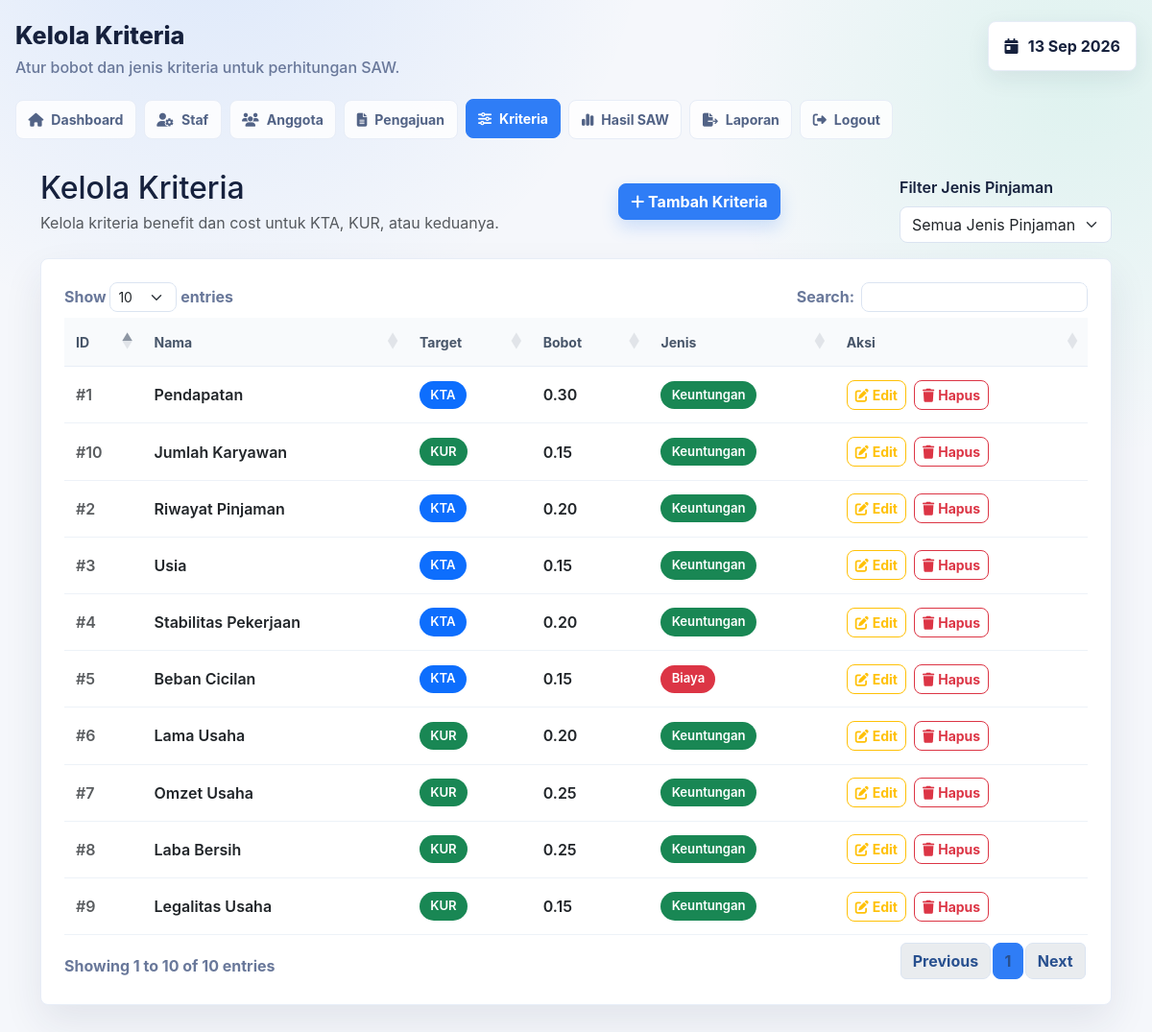
Screenshot of /admin/criteria.php (signed in) with the database file from the repository.
### tables this page shows
CREATE TABLE kriteria (
    id INT UNSIGNED NOT NULL AUTO_INCREMENT,
    nama VARCHAR(100) NOT NULL,
    bobot DECIMAL(5,2) NOT NULL,
    jenis ENUM('benefit', 'cost') NOT NULL,
    jenis_kredit ENUM('KTA', 'KUR', 'BOTH') NOT NULL DEFAULT 'BOTH',
    created_at TIMESTAMP NOT NULL DEFAULT CURRENT_TIMESTAMP,
    PRIMARY KEY (id),
    KEY idx_kriteria_jenis_kredit (jenis_kredit)
);

### admin/criteria.php (the view, shortened to what this page needs)
<?php
require_once 'ui.php';
$conn = getDBConnection();
$result = $conn->query('SELECT * FROM kriteria ORDER BY jenis_kredit, id');
$criteria = $result->fetch_all(MYSQLI_ASSOC);
function criterionKindLabel(string $jenis): string
{
    return $jenis === 'benefit' ? 'Keuntungan' : 'Biaya';
}
function criterionKindClass(string $jenis): string
{
    return $jenis === 'benefit' ? 'success' : 'danger';
}
function criterionTargetClass(string $target): string
{
    return match ($target) {
        'KTA' => 'primary',
        'KUR' => 'success',
        default => 'secondary',
    };
}
?>
<!DOCTYPE html>
<html lang="id">
<head>
    <link href="https://cdn.jsdelivr.net/npm/bootstrap@5.3.0/dist/css/bootstrap.min.css" rel="stylesheet">
    <link rel="stylesheet" href="https://cdnjs.cloudflare.com/ajax/libs/font-awesome/6.4.0/css/all.min.css">
    <link rel="stylesheet" href="https://cdn.datatables.net/1.13.4/css/dataTables.bootstrap5.min.css">
</head>
<body>
    <?php echo renderAdminHeader('criteria', 'Kelola Kriteria', 'Atur bobot dan jenis kriteria untuk perhitungan SAW.'); ?>
    <div class="container admin-shell">
        <div class="d-flex justify-content-between align-items-center mb-3 criteria-page-header">
            <div>
                <h2 class="mb-1">Kelola Kriteria</h2>
                <p class="text-muted mb-0">Kelola kriteria benefit dan cost untuk KTA, KUR, atau keduanya.</p>
            </div>
            <button class="btn btn-primary" data-bs-toggle="modal" data-bs-target="#addCriteriaModal">
                <i class="fas fa-plus"></i> Tambah Kriteria
            </button>
            <div class="mt-3">
                <label for="filterJenisKredit" class="form-label fw-semibold">
                    Filter Jenis Pinjaman
                </label>
                <select id="filterJenisKredit" class="form-select" style="max-width: 250px;">
                    <option value="">Semua Jenis Pinjaman</option>
                </select>
            </div>
        </div>
        <div class="card criteria-card">
            <div class="card-body">
                <div class="table-responsive">
                    <table id="criteriaTable" class="table table-hover align-middle mb-0 criteria-table">
                        <thead>
                            <tr>
                                <th>ID</th>
                                <th>Nama</th>
                                <th>Target</th>
                                <th>Bobot</th>
                                <th>Jenis</th>
                                <th>Aksi</th>
                            </tr>
                        </thead>
                        <tbody>
                            <?php foreach ($criteria as $c): ?>
                            <tr>
                                <td class="text-muted">#<?php echo (int) $c['id']; ?></td>
                                <td class="fw-semibold"><?php echo htmlspecialchars($c['nama']); ?></td>
                                <td>
                                    <span class="criteria-pill text-bg-<?php echo criterionTargetClass((string) $c['jenis_kredit']); ?>">
                                        <?php echo htmlspecialchars((string) $c['jenis_kredit']); ?>
                                    </span>
                                </td>
                                <td><?php echo number_format((float) $c['bobot'], 2); ?></td>
                                <td>
                                    <span class="criteria-pill text-bg-<?php echo criterionKindClass((string) $c['jenis']); ?>">
                                        <?php echo criterionKindLabel((string) $c['jenis']); ?>
                                    </span>
                                </td>
                                <td>
                                    <div class="d-flex flex-wrap gap-2 criteria-actions">
                                        <button class="btn btn-sm btn-outline-warning" data-id="<?php echo (int) $c['id']; ?>"
                                            data-nama="<?php echo htmlspecialchars($c['nama'], ENT_QUOTES); ?>" data-bobot="<?php echo htmlspecialchars(number_format((float) $c['bobot'], 2, '.', ''), ENT_QUOTES); ?>"
                                            data-jenis="<?php echo htmlspecialchars($c['jenis'], ENT_QUOTES); ?>" data-jenis-kredit="<?php echo htmlspecialchars($c['jenis_kredit'], ENT_QUOTES); ?>"
                                            onclick="editCriteria(this)">
                                            <i class="fas fa-pen-to-square me-1"></i>Edit
                                        </button>
                                        <form method="POST" class="d-inline"
                                            onsubmit="return confirm('Hapus kriteria ini?')">
                                            <button type="submit" name="delete_criteria"
                                                class="btn btn-sm btn-outline-danger">
                                                <i class="fas fa-trash me-1"></i>Hapus
                                            </button>
                                        </form>
                                    </div>
                                </td>
                            </tr>
                            <?php endforeach; ?>
                        </tbody>
                    </table>
                </div>
            </div>
        </div>
    </div>
</body>
</html>

### admin/ui.php (shortened to what this page needs)
<?php
if (!function_exists('renderAdminHeader')) {
    function renderAdminHeader(string $active, string $title, string $subtitle, array $actions = []): string
    {
        $actionsHtml = '';
        $navItems = [
            ['key' => 'dashboard', 'href' => 'dashboard.php', 'icon' => 'fa-house', 'label' => 'Dashboard'],
            ['key' => 'users', 'href' => 'users.php', 'icon' => 'fa-user-gear', 'label' => 'Staf'],
            ['key' => 'members', 'href' => 'members.php', 'icon' => 'fa-users', 'label' => 'Anggota'],
            ['key' => 'applications', 'href' => 'applications.php', 'icon' => 'fa-file-lines', 'label' => 'Pengajuan'],
            ['key' => 'criteria', 'href' => 'criteria.php', 'icon' => 'fa-sliders', 'label' => 'Kriteria'],
            ['key' => 'saw', 'href' => 'saw_results.php', 'icon' => 'fa-chart-simple', 'label' => 'Hasil SAW'],
            ['key' => 'reports', 'href' => 'reports.php', 'icon' => 'fa-file-export', 'label' => 'Laporan'],
            ['key' => 'logout', 'href' => '../proses/logout.php', 'icon' => 'fa-right-from-bracket', 'label' => 'Logout'],
        ];
        $navHtml = '';
        foreach ($navItems as $item) {
            $isActive = $active === $item['key'] ? ' active' : '';
            $navHtml .= '<a class="' . $isActive . '" href="' . htmlspecialchars($item['href']) . '"><i class="fas ' . htmlspecialchars($item['icon']) . '"></i>' . htmlspecialchars($item['label']) . '</a>';
        }
        $actionsBlock = $actionsHtml !== ''
            ? '<div class="admin-action-band no-print"><div><h2 class="admin-section-title h5 mb-1">' . htmlspecialchars($title) . '</h2><p class="text-muted mb-0">' . htmlspecialchars($subtitle) . '</p></div><div class="d-flex gap-2 flex-wrap">' . $actionsHtml . '</div></div>'
            : '';
        return '
        <header class="admin-header-shell no-print">
            <div class="admin-top-row">
                <div>
                    <h1 class="admin-page-title">' . htmlspecialchars($title) . '</h1>
                    <p class="admin-page-subtitle">' . htmlspecialchars($subtitle) . '</p>
                </div>
                <div class="admin-date-pill">
                    <i class="fas fa-calendar-day"></i>
                    <span>' . date('d M Y') . '</span>
                </div>
            </div>
            <nav class="admin-nav-strip" aria-label="Navigasi admin">' . $navHtml . '</nav>
            ' . $actionsBlock . '
        </header>';
    }
}

### admin/ui.php (style rules this page uses)
:root { --admin-page-bg: #f5f7fb; --admin-card-bg: #ffffff; --admin-border: #e7edf7; --admin-text: #16213d; --admin-muted: #69789a; --admin-blue: #2f7df6; --admin-green: #16c784; --admin-purple: #8358e8; --admin-orange: #ffae1f; --admin-red: #f0525f; --admin-shadow: 0 18px 42px rgba(31, 45, 78, .09); }
body { min-height: 100vh; background: radial-gradient(circle at 18% -10%, rgba(47, 125, 246, .13), transparent 30%), radial-gradient(circle at 94% 8%, rgba(22, 199, 132, .10), transparent 26%), var(--admin-page-bg); color: var(--admin-text); font-family: Inter, system-ui, -apple-system, BlinkMacSystemFont, "Segoe UI", sans-serif; }
.admin-shell { min-height: 100vh; width: min(100% - 32px, 1480px); padding-bottom: 34px; }
.admin-header-shell { width: min(100% - 32px, 1480px); margin: 0 auto; padding: 22px 0 0; }
.admin-top-row { display: flex; align-items: flex-start; justify-content: space-between; gap: 1rem; margin-bottom: 22px; }
.admin-page-title { color: var(--admin-text); font-size: clamp(1.55rem, 2.1vw, 2rem); font-weight: 850; letter-spacing: 0; margin: 0; }
.admin-page-subtitle { color: var(--admin-muted); font-weight: 500; margin: .35rem 0 0; }
.admin-date-pill { display: inline-flex; align-items: center; gap: .65rem; background: #fff; border: 1px solid var(--admin-border); border-radius: 8px; box-shadow: 0 8px 24px rgba(31, 45, 78, .08); padding: .82rem 1rem; color: var(--admin-text); font-weight: 750; white-space: nowrap; }
.admin-nav-strip { display: flex; gap: .5rem; flex-wrap: wrap; margin-bottom: 22px; }
.admin-nav-strip a { display: inline-flex; align-items: center; gap: .5rem; text-decoration: none; color: #526386; border: 1px solid var(--admin-border); background: rgba(255, 255, 255, .82); border-radius: 8px; padding: .58rem .78rem; font-weight: 750; font-size: .88rem; transition: background .18s ease, color .18s ease, border-color .18s ease, transform .18s ease; }
.admin-nav-strip a.active, .admin-nav-strip a:hover { color: #fff; background: var(--admin-blue); border-color: var(--admin-blue); transform: translateY(-1px); }
.admin-card, .section-card, .criteria-card { border: 1px solid var(--admin-border) !important; border-radius: 8px !important; background: var(--admin-card-bg); box-shadow: var(--admin-shadow) !important; }
.admin-card .table-responsive, .section-card .table-responsive, .criteria-card .table-responsive { border-radius: 8px; }
.admin-card .card-body, .metric-card .card-body, .section-card .card-body, .criteria-card .card-body { padding: clamp(1rem, 1.8vw, 1.5rem); }
.btn { border-radius: 8px; font-weight: 700; }
.btn-primary { background: var(--admin-blue); border-color: var(--admin-blue); box-shadow: 0 8px 18px rgba(47, 125, 246, .20); }
.form-control, .form-select, .dataTables_wrapper .dataTables_length select, .dataTables_wrapper .dataTables_filter input { border-color: #dbe4f1; border-radius: 8px; }
.table { color: #273553; }
.table thead th { white-space: nowrap; background: #f8fbff; color: #526386; font-size: .84rem; border-bottom: 1px solid #e8eef7; padding: .9rem .75rem; }
.table td, .table th { vertical-align: middle; }
.table tbody td { border-color: #edf2f8; padding: .85rem .75rem; font-weight: 600; }
.table-responsive { -webkit-overflow-scrolling: touch; }

### admin/criteria.php (style rules this page uses)
.criteria-card { border: 0; box-shadow: 0 12px 28px rgba(15, 23, 42, .08); border-radius: 1rem; }
.criteria-card .card-body { padding: clamp(1rem, 2vw, 1.5rem); }
.criteria-table thead th { background: #f8fafc; color: #475569; font-size: .875rem; }
.criteria-pill { display: inline-flex; align-items: center; gap: .35rem; padding: .3rem .7rem; border-radius: 999px; font-size: .82rem; font-weight: 600; }

### rows the page displays
kriteria: id "1", nama "Pendapatan", jenis_kredit "KTA", bobot "0.30", jenis "Keuntungan"
kriteria: id "2", nama "Riwayat Pinjaman", jenis_kredit "KTA", bobot "0.20", jenis "Keuntungan"
kriteria: id "3", nama "Usia", jenis_kredit "KTA", bobot "0.15", jenis "Keuntungan"
kriteria: id "4", nama "Stabilitas Pekerjaan", jenis_kredit "KTA", bobot "0.20", jenis "Keuntungan"
kriteria: id "5", nama "Beban Cicilan", jenis_kredit "KTA", bobot "0.15", jenis "Biaya"
kriteria: id "6", nama "Lama Usaha", jenis_kredit "KUR", bobot "0.20", jenis "Keuntungan"
kriteria: id "7", nama "Omzet Usaha", jenis_kredit "KUR", bobot "0.25", jenis "Keuntungan"
kriteria: id "8", nama "Laba Bersih", jenis_kredit "KUR", bobot "0.25", jenis "Keuntungan"
kriteria: id "9", nama "Legalitas Usaha", jenis_kredit "KUR", bobot "0.15", jenis "Keuntungan"
kriteria: id "10", nama "Jumlah Karyawan", jenis_kredit "KUR", bobot "0.15", jenis "Keuntungan"

### other values shown
$title "Kelola Kriteria"
$subtitle "Atur bobot dan jenis kriteria untuk perhitungan SAW."
$item['label'] "Dashboard"
$item['label'] "Staf"
$item['label'] "Anggota"
$item['label'] "Pengajuan"
$item['label'] "Kriteria"
$item['label'] "Hasil SAW"
$item['label'] "Laporan"
$item['label'] "Logout"
